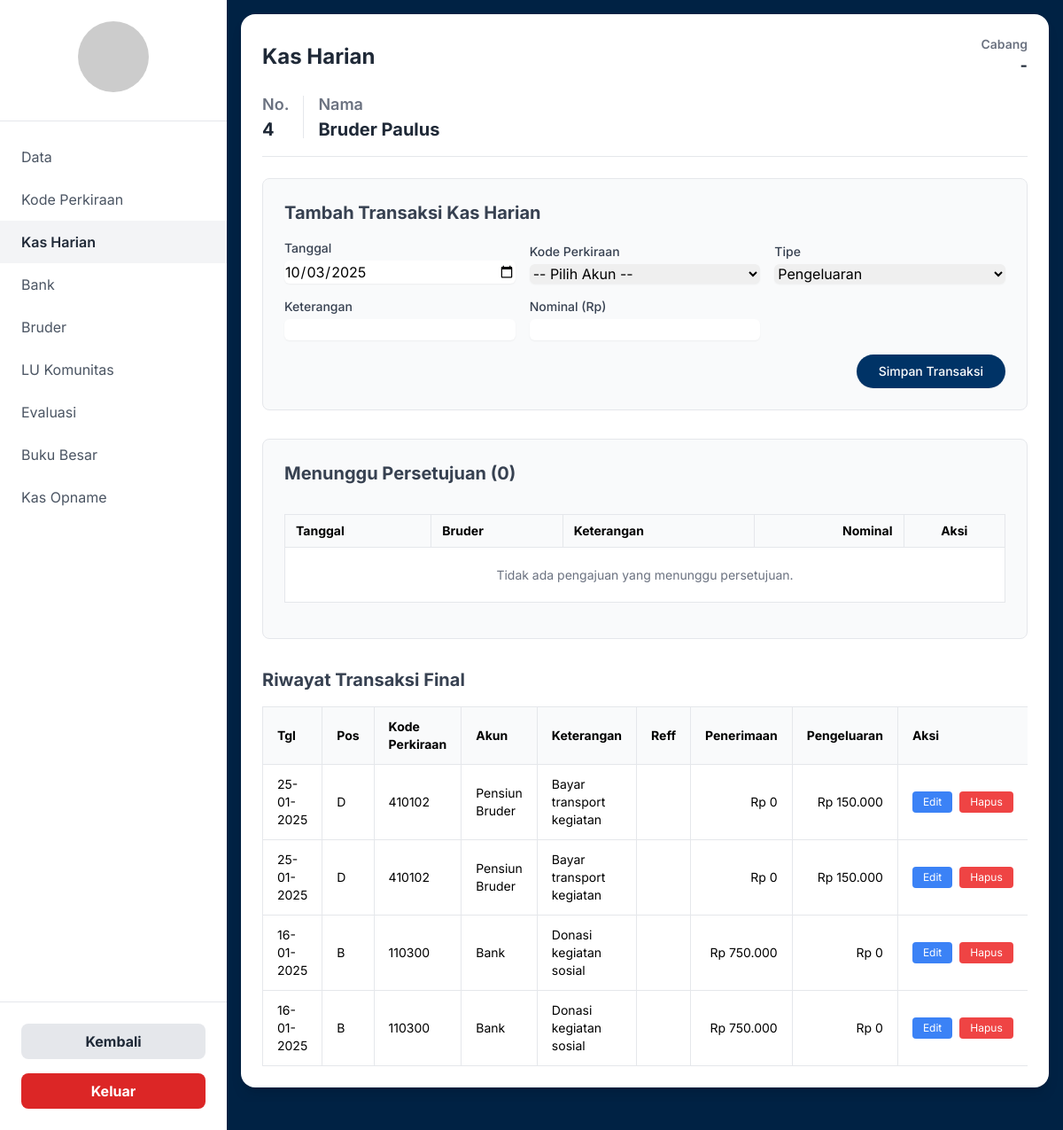
Page /kas_harian.php?id=4 (signed in) on the committed database.
### tables this page shows
CREATE TABLE `bruder` (
  `id_bruder` int(11) NOT NULL,
  `nama_bruder` varchar(100) NOT NULL,
  `email` varchar(100) NOT NULL,
  `password` varchar(255) NOT NULL COMMENT 'Simpan dalam bentuk hash',
  `status` enum('admin','bruder') NOT NULL DEFAULT 'bruder',
  `id_komunitas` int(11) DEFAULT NULL,
  `ttl_bruder` date DEFAULT NULL,
  `alamat_bruder` text DEFAULT NULL,
  `gambar_bruder` varchar(255) DEFAULT NULL,
  `thn_msk_pst` year(4) DEFAULT NULL,
  `riwayat_tugas` text DEFAULT NULL,
  `id_cabang` int(11) NOT NULL DEFAULT 1
);

CREATE TABLE `transaksi` (
  `id_transaksi` int(11) NOT NULL,
  `id_bruder` int(11) NOT NULL,
  `id_perkiraan` int(11) NOT NULL,
  `tanggal_transaksi` date NOT NULL,
  `keterangan` text DEFAULT NULL,
  `sumber_dana` enum('Kas Harian','Bank') NOT NULL,
  `nominal_penerimaan` decimal(15,2) DEFAULT 0.00,
  `nominal_pengeluaran` decimal(15,2) DEFAULT 0.00,
  `reff` varchar(50) DEFAULT NULL,
  `id_cabang` int(11) NOT NULL DEFAULT 1
);

CREATE TABLE `kode_perkiraan` (
  `id_perkiraan` int(11) NOT NULL,
  `kode_perkiraan` varchar(20) NOT NULL,
  `nama_akun` varchar(100) NOT NULL,
  `pos` varchar(50) DEFAULT NULL,
  `tipe_akun` enum('Penerimaan','Pengeluaran') NOT NULL,
  `id_cabang` int(11) NOT NULL DEFAULT 1
);

### kas_harian.php (the view, shortened to what this page needs)
<?php
$conn = new mysqli('localhost', 'root', '', 'db_fic_bruderan');
$bruder_id = (int)($_GET['id'] ?? 0);
$bruder_name = 'Pilih Bruder Dahulu';
$nomor_bruder = '-';
$transactions = null;
$pending_approvals = null;
if ($bruder_id > 0) {
    $stmt_nama = $conn->prepare("SELECT id_bruder, nama_bruder FROM bruder WHERE id_bruder = ?");
    $stmt_nama->bind_param("i", $bruder_id);
    $stmt_nama->execute();
    $result_bruder = $stmt_nama->get_result();
    if ($result_bruder->num_rows > 0) {
        $bruder = $result_bruder->fetch_assoc();
        $bruder_name = $bruder['nama_bruder'];
        $nomor_bruder = $bruder['id_bruder'];
    }
    $stmt_trans = $conn->prepare(
        "SELECT t.tanggal_transaksi,kp.id_perkiraan,kp.tipe_akun,t.id_transaksi,kp.kode_perkiraan, kp.pos, kp.kode_perkiraan, kp.nama_akun, t.keterangan, t.reff, t.nominal_penerimaan, t.nominal_pengeluaran
         FROM transaksi t
         JOIN kode_perkiraan kp ON t.id_perkiraan = kp.id_perkiraan
         WHERE t.id_bruder = ? AND t.sumber_dana = 'Kas Harian'
         ORDER BY t.tanggal_transaksi DESC, t.id_transaksi DESC"
    );
    $stmt_trans->bind_param("i", $bruder_id);
    $stmt_trans->execute();
    $transactions = $stmt_trans->get_result();
}
?>
<!DOCTYPE html>
<html lang="id">
<head>
    <script src="https://cdn.tailwindcss.com"></script>
</head>
<body class="bg-[#002244]">
    <div class="flex h-screen">
        <aside class="w-64 bg-white flex flex-col">
            <div class="p-6 text-center border-b">
                <img src="https://placehold.co/100x100/003366/FFFFFF?text=FIC" alt="Logo FIC" class="w-20 h-20 mx-auto mb-2 rounded-full">
            </div>
            <nav class="flex-grow pt-4">
                <a href="anggaran.php?id=<?php echo $bruder_id; ?>" class="sidebar-link flex items-center px-6 py-3 text-gray-600 hover:bg-gray-100 transition">Data</a>
                <a href="kode_perkiraan.php?id=<?php echo $bruder_id; ?>" class="sidebar-link flex items-center px-6 py-3 text-gray-600 hover:bg-gray-100 transition">Kode Perkiraan</a>
                <a href="kas_harian.php?id=<?php echo $bruder_id; ?>" class="sidebar-link active flex items-center px-6 py-3 text-gray-800 transition">Kas Harian</a>
                <a href="bank.php?id=<?php echo $bruder_id; ?>" class="sidebar-link flex items-center px-6 py-3 text-gray-600 hover:bg-gray-100 transition">Bank</a>
                <a href="bruder.php?id=<?php echo $bruder_id; ?>" class="sidebar-link flex items-center px-6 py-3 text-gray-600 hover:bg-gray-100 transition">Bruder</a>
                <a href="lu_komunitas.php?id=<?php echo $bruder_id; ?>" class="sidebar-link flex items-center px-6 py-3 text-gray-600 hover:bg-gray-100 transition">LU Komunitas</a>
                <a href="evaluasi.php?id=<?php echo $bruder_id; ?>" class="sidebar-link flex items-center px-6 py-3 text-gray-600 hover:bg-gray-100 transition">Evaluasi</a>
                <a href="buku_besar.php?id=<?php echo $bruder_id; ?>" class="sidebar-link flex items-center px-6 py-3 text-gray-600 hover:bg-gray-100 transition">Buku Besar</a>
                <a href="kas_opname.php?id=<?php echo $bruder_id; ?>" class="sidebar-link flex items-center px-6 py-3 text-gray-600 hover:bg-gray-100 transition">Kas Opname</a>
            </nav>
            <div class="p-6 border-t">
                 <a href="laporan.php" class="w-full text-center mb-4 bg-gray-200 text-gray-800 font-bold py-2 px-4 rounded-lg hover:bg-gray-300 transition block">
                    Kembali
                </a>
                <a href="kas_harian.php?action=logout" class="w-full text-center bg-red-600 text-white font-bold py-2 px-4 rounded-lg hover:bg-red-700 transition block">
                    Keluar
                </a>
            </div>
        </aside>
        <main class="flex-1 p-4 overflow-y-auto" style="max-height: calc(100vh - 2rem);">
            <div class="bg-white rounded-2xl shadow-lg p-6 max-w-full overflow-y-auto" style="height: calc(100vh - 4rem);">
                <div class="border-b pb-4 mb-6">
                    <div class="flex items-center justify-between mb-4">
                        <h1 class="text-2xl font-bold text-gray-800">Kas Harian</h1>
                        <div class="text-right">
                            <p class="text-sm font-semibold text-gray-500">Cabang</p>
                            <p class="text-lg font-bold text-gray-800"><?php echo htmlspecialchars($_SESSION['kode_cabang'] . ' - ' . $_SESSION['nama_cabang']); ?></p>
                        </div>
                    </div>
                    <div class="flex items-center space-x-4">
                        <div>
                            <p class="text-lg font-semibold text-gray-500">No.</p>
                            <p class="text-xl font-bold text-gray-800"><?php echo htmlspecialchars($nomor_bruder); ?></p>
                        </div>
                        <div>
                            <p class="text-lg font-semibold text-gray-500">Nama</p>
                            <p class="text-xl font-bold text-gray-800"><?php echo htmlspecialchars($bruder_name); ?></p>
                        </div>
                    </div>
                </div>
                <div class="mb-8 p-6 border rounded-lg bg-gray-50">
                    <h2 class="text-xl font-bold text-gray-700 mb-4">Tambah Transaksi Kas Harian</h2>
                    <form id="transactionForm" class="grid grid-cols-1 md:grid-cols-2 lg:grid-cols-3 gap-4 items-end">
                        <div>
                            <label for="tanggal" class="block text-sm font-medium text-gray-700">Tanggal</label>
                            <input type="date" name="tanggal" id="tanggal" required value="<?php echo date('Y-m-d'); ?>" class="mt-1 block w-full border-gray-300 rounded-md shadow-sm focus:outline-none focus:ring-2 focus:ring-[#003366]">
                        </div>
                        <div>
                            <label for="id_perkiraan" class="block text-sm font-medium text-gray-700">Kode Perkiraan</label>
                            <select name="id_perkiraan" id="id_perkiraan" required class="mt-1 block w-full border-gray-300 rounded-md shadow-sm focus:outline-none focus:ring-2 focus:ring-[#003366]">
                                <option value="">-- Pilih Akun --</option>
                            </select>
                        </div>
                        <div>
                            <label for="tipe_transaksi" class="block text-sm font-medium text-gray-700">Tipe</label>
                            <select name="tipe_transaksi" id="tipe_transaksi" required class="mt-1 block w-full border-gray-300 rounded-md shadow-sm focus:outline-none focus:ring-2 focus:ring-[#003366]">
                                <option value="Pengeluaran">Pengeluaran</option>
                            </select>
                        </div>
                        <div class="md:col-span-2 lg:col-span-1">
                            <label for="keterangan" class="block text-sm font-medium text-gray-700">Keterangan</label>
                            <input type="text" name="keterangan" id="keterangan" required class="mt-1 block w-full border-gray-300 rounded-md shadow-sm focus:outline-none focus:ring-2 focus:ring-[#003366]">
                        </div>
                        <div>
                            <label for="nominal" class="block text-sm font-medium text-gray-700">Nominal (Rp)</label>
                            <input type="number" step="0.01" name="nominal" id="nominal" required class="mt-1 block w-full border-gray-300 rounded-md shadow-sm focus:outline-none focus:ring-2 focus:ring-[#003366]">
                        </div>
                        <div class="lg:col-span-3 text-right">
                            <button type="button" id="submitTransactionBtn" class="inline-flex justify-center py-2 px-6 border border-transparent shadow-sm text-sm font-medium rounded-full text-white bg-[#003366] hover:bg-[#004488] transition duration-200">
                                Simpan Transaksi
                            </button>
                        </div>
                    </form>
                </div>
                <div class="mb-8 p-6 border rounded-lg bg-gray-50">
                    <h2 class="text-xl font-bold text-gray-700 mb-4">Menunggu Persetujuan (<?php echo $pending_approvals ? $pending_approvals->num_rows : 0; ?>)</h2>
                    <div class="overflow-y-auto" style="max-height: 300px;">
                        <table id="pendingApprovalsTable" class="w-full text-sm">
                            <thead class="sticky top-0 bg-gray-100">
                                <tr>
                                    <th class="px-3 py-2">Tanggal</th>
                                    <th class="px-3 py-2">Bruder</th>
                                    <th class="px-3 py-2">Keterangan</th>
                                    <th class="px-3 py-2 text-right">Nominal</th>
                                    <th class="px-3 py-2 text-center">Aksi</th>
                                </tr>
                            </thead>
                            <tbody>
                                <?php if ($pending_approvals && $pending_approvals->num_rows > 0): ?>
                                    <?php while($row = $pending_approvals->fetch_assoc()): ?>
                                    <tr class="border-b hover:bg-gray-100">
                                        <td class="px-3 py-2"><?php echo htmlspecialchars(date('d-m-Y H:i', strtotime($row['tanggal_pengajuan']))); ?></td>
                                        <td class="px-3 py-2"><?php echo htmlspecialchars($row['nama_bruder']); ?></td>
                                        <td class="px-3 py-2"><?php echo htmlspecialchars($row['keterangan']); ?></td>
                                        <td class="px-3 py-2 text-right font-semibold">Rp <?php echo number_format($row['nominal'], 0, ',', '.'); ?></td>
                                        <td class="px-3 py-2 text-center">
                                            <div class="flex justify-center space-x-2">
                                                <?php if (!empty($row['foto_bukti'])): ?>
                                                    <a href="uploads/bruder_photos/<?php echo htmlspecialchars($row['foto_bukti']); ?>" target="_blank" class="text-blue-600 hover:underline text-xs p-1 bg-blue-100 rounded">Lihat Foto</a>
                                                <?php endif; ?>
                                                <button class="approve-btn text-green-600 hover:underline text-xs p-1 bg-green-100 rounded" data-id="<?php echo $row['id_pengajuan']; ?>">Setujui</button>
                                                <button class="reject-btn text-red-600 hover:underline text-xs p-1 bg-red-100 rounded" data-id="<?php echo $row['id_pengajuan']; ?>">Tolak</button>
                                            </div>
                                        </td>
                                    </tr>
                                    <?php endwhile; ?>
                                <?php else: ?>
                                    <tr>
                                        <td colspan="5" class="text-center py-4 text-gray-500">Tidak ada pengajuan yang menunggu persetujuan.</td>
                                    </tr>
                                <?php endif; ?>
                            </tbody>
                        </table>
                    </div>
                </div>
                <h2 class="text-xl font-bold text-gray-700 mb-4 mt-8">Riwayat Transaksi Final</h2>
                <div class="flex-grow overflow-y-auto">
                    <table class="w-full text-sm">
                        <thead class="sticky top-0 bg-white">
                            <tr>
                                <th>Tgl</th>
                                <th>Pos</th>
                                <th>Kode Perkiraan</th>
                                <th>Akun</th>
                                <th>Keterangan</th>
                                <th>Reff</th>
                                <th>Penerimaan</th>
                                <th>Pengeluaran</th>
                                <th>Aksi</th>
                            </tr>
                        </thead>
                        <tbody>
                            <?php if ($transactions && $transactions->num_rows > 0):
                                 ?>
                                <?php while($row = $transactions->fetch_assoc()): ?>
                                <tr>
                                    <td><?php echo htmlspecialchars(date('d-m-Y', strtotime($row['tanggal_transaksi']))); ?></td>
                                    <td><?php echo htmlspecialchars($row['pos']); ?></td>
                                    <td><?php echo htmlspecialchars($row['kode_perkiraan']); ?></td>
                                    <td><?php echo htmlspecialchars($row['nama_akun']); ?></td>
                                    <td><?php echo htmlspecialchars($row['keterangan']); ?></td>
                                    <td><?php echo htmlspecialchars($row['reff']); ?></td>
                                    <td class="text-right"><?php echo "Rp " . number_format($row['nominal_penerimaan'], 0, ',', '.'); ?></td>
                                    <td class="text-right"><?php echo "Rp " . number_format($row['nominal_pengeluaran'], 0, ',', '.'); ?></td>
                                      <td class="text-center">
                                    <div class="flex space-x-2 justify-center">
                                        <button class="edit-btn bg-blue-500 text-white px-3 py-1 rounded text-xs hover:bg-blue-600"
                                                data-transaction-id="<?=$row['id_transaksi']?>"
                                                data-tanggal="<?=$row['tanggal_transaksi']?>"
                                                data-perkiraan="<?=$row['kode_perkiraan']?>"
                                                data-tipe="<?=$row['tipe_akun']?>"
                                                data-nominal="<?= strtolower($row['tipe_akun']) === 'penerimaan' ?floatval($row['nominal_penerimaan']): floatval($row['nominal_pengeluaran']) ?>"
                                                data-keterangan="<?=$row['keterangan']?>">
                                            Edit
                                        </button>
                                        <button class="delete-btn bg-red-500 text-white px-3 py-1 rounded text-xs hover:bg-red-600"
                                                data-transaction-id="<?=$row['id_transaksi']?>">
                                            Hapus
                                        </button>
                                    </div>
                                </td>
                                </tr>
                                <?php endwhile; ?>
                            <?php else: ?>
                                <tr>
                                    <td colspan="8" class="text-center py-10 text-gray-500">Belum ada transaksi kas harian untuk bruder ini.</td>
                                </tr>
                            <?php endif; ?>
                        </tbody>
                    </table>
                </div>
            </div>
        </main>
    </div>
</body>
</html>

### rows in the picture
bruder: id_bruder "4", nama_bruder "Bruder Paulus"
transaksi: tanggal_transaksi "25-01-2025", id_perkiraan.pos "D", id_perkiraan.kode_perkiraan "410102", id_perkiraan.nama_akun "Pensiun Bruder", keterangan "Bayar transport kegiatan", nominal_penerimaan "0", nominal_pengeluaran "150.000"
transaksi: tanggal_transaksi "25-01-2025", id_perkiraan.pos "D", id_perkiraan.kode_perkiraan "410102", id_perkiraan.nama_akun "Pensiun Bruder", keterangan "Bayar transport kegiatan", nominal_penerimaan "0", nominal_pengeluaran "150.000"
transaksi: tanggal_transaksi "16-01-2025", id_perkiraan.pos "B", id_perkiraan.kode_perkiraan "110300", id_perkiraan.nama_akun "Bank", keterangan "Donasi kegiatan sosial", nominal_penerimaan "750.000", nominal_pengeluaran "0"
transaksi: tanggal_transaksi "16-01-2025", id_perkiraan.pos "B", id_perkiraan.kode_perkiraan "110300", id_perkiraan.nama_akun "Bank", keterangan "Donasi kegiatan sosial", nominal_penerimaan "750.000", nominal_pengeluaran "0"

### other values in the picture
$_SESSION['kode_cabang'] . ' - ' . $_SESSION['nama_cabang'] "-"
